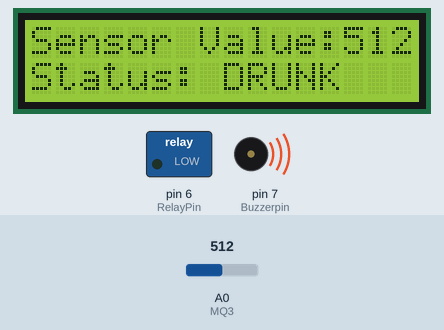
Recording of a sketch running on a simulated Arduino Uno, built with avr-gcc and run on an emulated ATmega328P. On the bench: 16×2 character LCD, switched loads named in the sketch (green lamp = pin HIGH), buzzer (waves = sounding, pin HIGH). Inputs (shaded band) come from the test bench; at power-on: A0 (MQ3) = 512.

Above: at 4.2 s.
4.3 s: A0 (MQ3) set to 411
At 5.9 s:
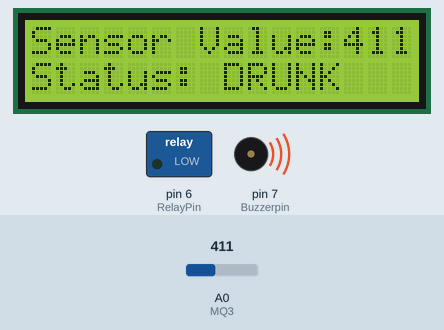
6.6 s: A0 (MQ3) set to 383
At 7.5 s:
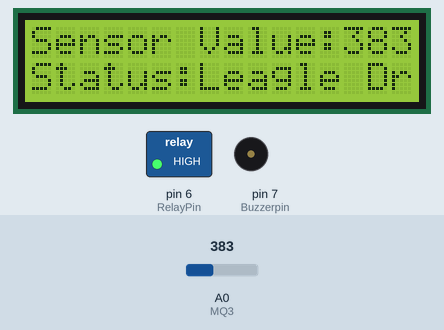
8.7 s: A0 (MQ3) set to 302
At 10.5 s:
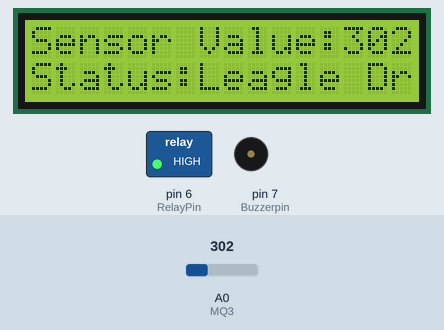
10.8 s: A0 (MQ3) set to 271
At 12.2 s:
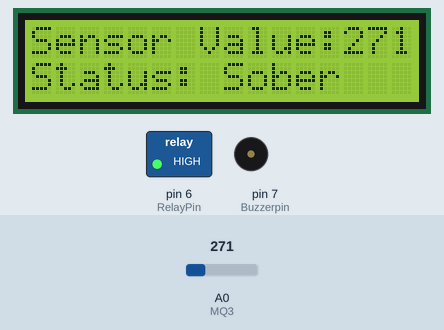
Timing chart, 0 to 13.8 s (numbered marks = the images above; inputs shaded):
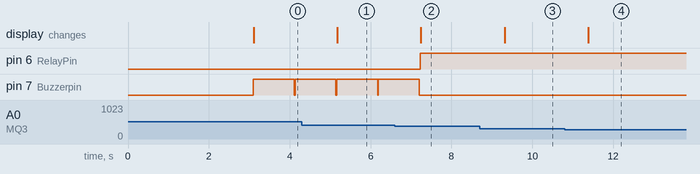

The sketch:

main_alcohol.ino
```cpp
#include <Wire.h>
#include <LiquidCrystal_I2C.h>

#define Sober 290   // Define max value that we consider sober
#define Drunk 400   // Define min value that we consider drunk
#define MQ3 A0
#define RelayPin 6  // Pin connected to the relay
#define Buzzerpin 7   //  pin connected to the buzzer

LiquidCrystal_I2C lcd(0x27, 16, 2); // Address 0x27, 16 columns, 2 rows

int sensorValue;  // Variable to store sensor value

void setup() {
  Serial.begin(9600); // Sets the serial port to 9600

  pinMode(RelayPin, OUTPUT);        // Set relay pin as output
  pinMode(Buzzerpin, OUTPUT);       // Set Buzzer pin as output

  lcd.init(); // Initialize the LCD
  lcd.backlight(); // Turn on the backlight

  lcd.print("MQ3 System Start!");
  delay(3000); // Allow the MQ3 to warm up
}

void loop() {
  digitalWrite(Buzzerpin, LOW);
  sensorValue = analogRead(MQ3); // Read analog input pin A0

  lcd.clear();
  lcd.setCursor(0, 0);
  lcd.print("Sensor Value:");
  lcd.print(sensorValue);

  // Determine the status
  if (sensorValue < Sober) {
    lcd.setCursor(0, 1);
    digitalWrite(RelayPin, HIGH);
    lcd.print("Status: Sober");
  } else if (sensorValue >= Sober && sensorValue < Drunk) {
    lcd.setCursor(0, 1);
    digitalWrite(RelayPin, HIGH);
    lcd.print("Status:Leagle Drink");
  } else {
    digitalWrite(Buzzerpin, HIGH);
    lcd.setCursor(0, 1);
    lcd.print("Status: DRUNK");
    digitalWrite(RelayPin, LOW); // Turn on relay when drunk
  }


  unsigned int outputValue = map(sensorValue, 0, 1023, 0, 255);

  delay(1000); // Wait 5s for next reading
}
```

Measured:
- the behaviour switches between 400 and 399 on A0 (MQ3) (found by bisection; images 1 and 2)
- the behaviour switches between 290 and 289 on A0 (MQ3) (found by bisection; images 3 and 4)
- after the input at 4.3 s, the display: changes after 0.87 s (image 1)
- after the input at 6.6 s, pin 6 (RelayPin): LOW → HIGH after 0.63 s; pin 7 (Buzzerpin): goes on until 7.2 s, then stays LOW; the display: changes after 0.64 s (image 2)
- after the input at 8.7 s, the display: changes after 0.62 s (image 3)
- after the input at 10.8 s, the display: changes after 0.59 s (image 4)
- by itself, pin 7 (Buzzerpin): alternates HIGH for 1.0 s and LOW for 0.02 s
